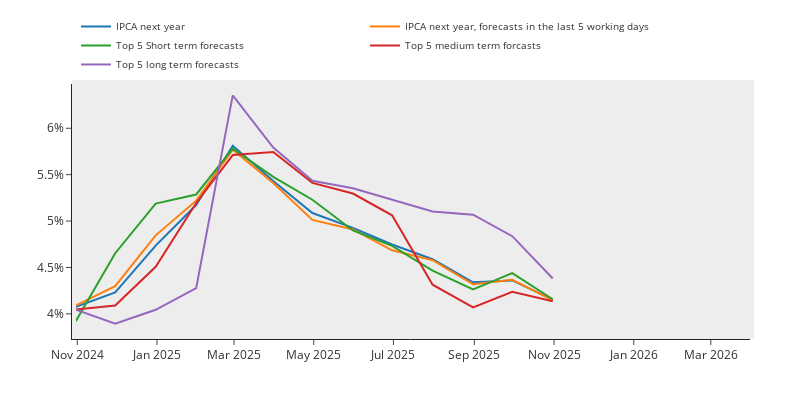

Here is the notebook cell this chart was saved with:
### Code cell
plot_lines(focus_survey_collection.ts, years_limit=1)
fig = plot_lines(focus_survey_collection.ts, years_limit=1, logo=False, tick_suffix="%")
fig.update_traces(name="IPCA next year", selector=dict(name="I223ICA@EMERGELA"))
fig.update_traces(
    name="IPCA next year, forecasts in the last 5 working days",
    selector=dict(name="I223TCA@EMERGELA"),
)
fig.update_traces(
    name="Top 5 Short term forecasts", selector=dict(name="C223TCA@EMERGELA")
)
fig.update_traces(
    name="Top 5 medium term forcasts", selector=dict(name="M223TCA@EMERGELA")
)
fig.update_traces(
    name="Top 5 long term forecasts", selector=dict(name="L223TCA@EMERGELA")
)
fig.show()

### Figure 1 — Plotly figure (JSON) as saved in the notebook; plotly's stock layout.template omitted (floating-point values rounded to 4 significant figures; data arrays with more than 128 entries replaced by an {"elided": "..."} marker saying what was removed)
{"data": [{"name": "IPCA next year", "type": "scatter", "x": {"elided": "288 str values"}, "y": {"elided": "288 float values"}}, {"name": "IPCA next year, forecasts in the last 5 working days", "type": "scatter", "x": {"elided": "288 str values"}, "y": {"elided": "288 float values"}}, {"name": "Top 5 Short term forecasts", "type": "scatter", "x": {"elided": "288 str values"}, "y": {"elided": "288 float values"}}, {"name": "Top 5 medium term forcasts", "type": "scatter", "x": {"elided": "288 str values"}, "y": {"elided": "288 float values"}}, {"name": "Top 5 long term forecasts", "type": "scatter", "x": {"elided": "288 str values"}, "y": {"elided": "288 float values"}}], "layout": {"font": {"color": "#333133", "family": "\"Avenir Next LT Pro\", \"Open Sans\", verdana, arial, sans-serif"}, "height": 400, "legend": {"font": {"family": "\"Avenir Next LT Pro\", \"Open Sans\", verdana, arial, sans-serif", "size": 10}, "orientation": "h", "x": 0, "xanchor": "left", "y": 1.02, "yanchor": "bottom"}, "margin": {"b": 50, "l": 50, "pad": 4, "r": 50, "t": 80}, "paper_bgcolor": "#FFFFFF", "plot_bgcolor": "#ededed", "showlegend": true, "width": 800, "xaxis": {"range": ["2024-10-31T00:00:00", "2026-03-31T00:00:00"], "title": {"text": ""}}, "yaxis": {"range": [3.772, 6.477], "ticksuffix": "%", "title": {"text": ""}}}}
